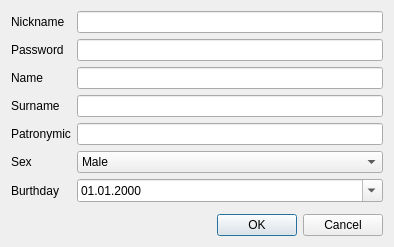
<?xml version="1.0" encoding="UTF-8"?>
<ui version="4.0">
 <class>SellerDialog</class>
 <widget class="QDialog" name="SellerDialog">
  <property name="geometry">
   <rect>
    <x>0</x>
    <y>0</y>
    <width>394</width>
    <height>247</height>
   </rect>
  </property>
  <property name="minimumSize">
   <size>
    <width>0</width>
    <height>247</height>
   </size>
  </property>
  <property name="maximumSize">
   <size>
    <width>16777215</width>
    <height>247</height>
   </size>
  </property>
  <property name="windowTitle">
   <string>Seller card</string>
  </property>
  <layout class="QVBoxLayout" name="verticalLayout">
   <item>
    <layout class="QFormLayout" name="formLayout">
     <item row="0" column="0">
      <widget class="QLabel" name="nicknameLabel">
       <property name="text">
        <string>Nickname</string>
       </property>
      </widget>
     </item>
     <item row="0" column="1">
      <widget class="QLineEdit" name="nicknameLineEdit"/>
     </item>
     <item row="1" column="0">
      <widget class="QLabel" name="passwordLabel">
       <property name="text">
        <string>Password</string>
       </property>
      </widget>
     </item>
     <item row="1" column="1">
      <widget class="QLineEdit" name="passwordLineEdit"/>
     </item>
     <item row="2" column="0">
      <widget class="QLabel" name="nameLabel">
       <property name="text">
        <string>Name</string>
       </property>
      </widget>
     </item>
     <item row="2" column="1">
      <widget class="QLineEdit" name="nameLineEdit"/>
     </item>
     <item row="3" column="0">
      <widget class="QLabel" name="surnameLabel">
       <property name="text">
        <string>Surname</string>
       </property>
      </widget>
     </item>
     <item row="3" column="1">
      <widget class="QLineEdit" name="surnameLineEdit"/>
     </item>
     <item row="4" column="0">
      <widget class="QLabel" name="patronymicLabel">
       <property name="text">
        <string>Patronymic</string>
       </property>
      </widget>
     </item>
     <item row="4" column="1">
      <widget class="QLineEdit" name="patronymicLineEdit"/>
     </item>
     <item row="5" column="0">
      <widget class="QLabel" name="sexLabel">
       <property name="text">
        <string>Sex</string>
       </property>
      </widget>
     </item>
     <item row="5" column="1">
      <widget class="QComboBox" name="sexComboBox">
       <item>
        <property name="text">
         <string>Male</string>
        </property>
       </item>
       <item>
        <property name="text">
         <string>Female</string>
        </property>
       </item>
      </widget>
     </item>
     <item row="6" column="0">
      <widget class="QLabel" name="burthdayLabel">
       <property name="text">
        <string>Burthday</string>
       </property>
      </widget>
     </item>
     <item row="6" column="1">
      <widget class="QDateEdit" name="burthdayDateEdit">
       <property name="buttonSymbols">
        <enum>QAbstractSpinBox::NoButtons</enum>
       </property>
       <property name="displayFormat">
        <string notr="true">dd.MM.yyyy</string>
       </property>
       <property name="calendarPopup">
        <bool>true</bool>
       </property>
      </widget>
     </item>
    </layout>
   </item>
   <item>
    <widget class="QDialogButtonBox" name="buttonBox">
     <property name="orientation">
      <enum>Qt::Horizontal</enum>
     </property>
     <property name="standardButtons">
      <set>QDialogButtonBox::Cancel|QDialogButtonBox::Ok</set>
     </property>
    </widget>
   </item>
  </layout>
 </widget>
 <resources/>
 <connections>
  <connection>
   <sender>buttonBox</sender>
   <signal>accepted()</signal>
   <receiver>SellerDialog</receiver>
   <slot>accept()</slot>
   <hints>
    <hint type="sourcelabel">
     <x>248</x>
     <y>254</y>
    </hint>
    <hint type="destinationlabel">
     <x>157</x>
     <y>274</y>
    </hint>
   </hints>
  </connection>
  <connection>
   <sender>buttonBox</sender>
   <signal>rejected()</signal>
   <receiver>SellerDialog</receiver>
   <slot>reject()</slot>
   <hints>
    <hint type="sourcelabel">
     <x>316</x>
     <y>260</y>
    </hint>
    <hint type="destinationlabel">
     <x>286</x>
     <y>274</y>
    </hint>
   </hints>
  </connection>
 </connections>
</ui>
